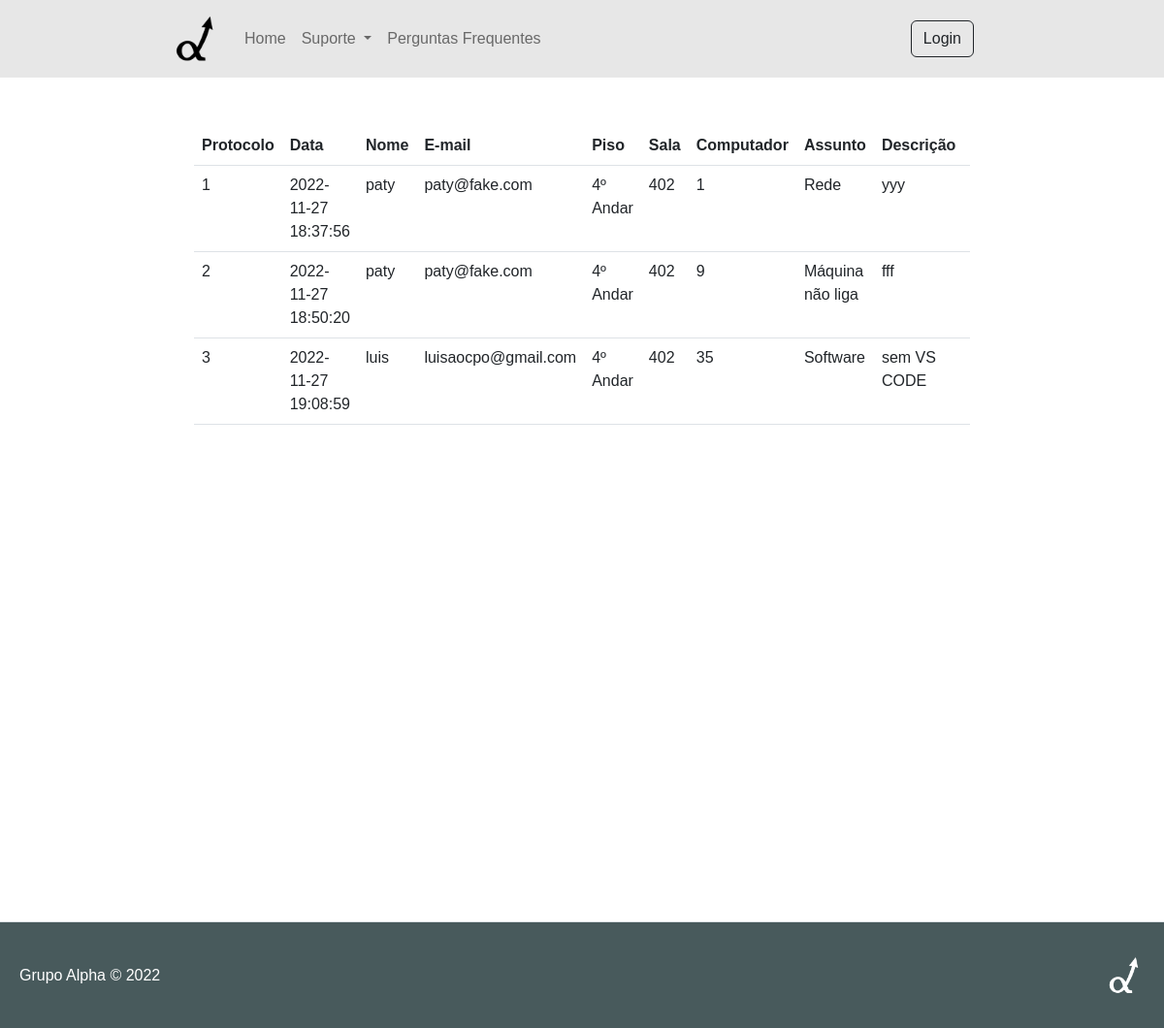
The app's page /consult_requests with its own data.
### tables this page shows
CREATE TABLE issue_history (
    id INTEGER PRIMARY KEY AUTOINCREMENT,
    created DATE DEFAULT (datetime('now','localtime')),
    names TEXT NOT NULL,
    mails TEXT NOT NULL,
    floors TEXT NOT NULL,
    rooms TEXT NOT NULL,
    pcs TEXT NOT NULL,
    subjects TEXT NOT NULL,
    descriptions TEXT NOT NULL
);

### app/routes.py (the view)
@app.route('/consult_requests', methods=['GET','POST'])
def consult_requests():
    conn = get_db_connection()
    issue_history = conn.execute('SELECT * FROM issue_history').fetchall()
    conn.close()
    return render_template('consult_requests.html', issue_history=issue_history)

### app/routes.py (called while the page is built)
def get_db_connection():
    conn = sqlite3.connect('database.db')
    conn.row_factory = sqlite3.Row
    return conn

### app/templates/consult_requests.html (shortened to what this page needs)
{% extends 'base.html' %}
{% block conteudo %}
        <section class="sectionConsultRequests">
            <br>
            <div class="table_wrapper">
                <div class="table-responsive">
                    <table class="table table-hover">
                        <thead>
                            <tr>
                                <th scope="col">Protocolo</th>
                                <th scope="col">Data</th>
                                <th scope="col">Nome</th>
                                <th scope="col">E-mail</th>
                                <th scope="col">Piso</th>
                                <th scope="col">Sala</th>
                                <th scope="col">Computador</th>
                                <th scope="col">Assunto</th>
                                <th scope="col">Descrição</th>
                                <th scope="col">Ações</th>
                            </tr>
                        </thead>
                        <tbody>
                            {% for issue in issue_history %}
                                <tr>
                                    <td scope="row">{{ issue['id'] }}</td>
                                    <td>{{ issue['created'] }}</td>
                                    <td>{{ issue['names'] }}</td>
                                    <td>{{ issue['mails'] }}</td>
                                    <td>{{ issue['floors'] }}</td>
                                    <td>{{ issue['rooms'] }}</td>
                                    <td>{{ issue['pcs'] }}</td>
                                    <td>{{ issue['subjects'] }}</td>
                                    <td>{{ issue['descriptions'] }}</td>
                                    <td>
                                    </td>
                                </tr>
                            {% endfor %}
                        </tbody>
                    </table>
                </div>
            </div>
        </section>
{% endblock %}

### app/templates/base.html (shortened to what this page needs)
<!DOCTYPE html>
<html lang="pt-BR">
    <head>
        <link href="https://cdn.jsdelivr.net/npm/bootstrap@5.2.1/dist/css/bootstrap.min.css" rel="stylesheet">
        <link rel="stylesheet" href="../static/css/styles.css">
    </head>
    <body>
        <div class="navbarWrapper" style="width: 100%; height: auto; background: #e7e7e7;">
            <nav class="navbar navbar-expand-lg m-auto">
                <div class="container-fluid">
                    <img src="../static/img/logo.png" alt="Logo Header" class="logoHeader">
                    <div class="collapse navbar-collapse menuMobile" id="navbarSupportedContent">
                        <ul class="navbar-nav me-auto mb-2 mb-lg-0">
                            <li class="nav-item">
                                <a class="nav-link" aria-current="page" href="home">Home</a>
                            </li>
                            <li class="nav-item dropdown">
                                <a class="nav-link dropdown-toggle" href="#" role="button" data-bs-toggle="dropdown" aria-expanded="false">
                                Suporte
                                </a>
                            </li>
                            <li class="nav-item">
                                <a class="nav-link" href="faq">Perguntas Frequentes</a>
                            </li>
                        </ul>
                        {% if not session %}
                            <form action="/sign_in" class="btnDesktop">
                                <button class="btn btn-outline-dark" type="submit">Login</button>
                            </form>
                        {% endif %}
                    </div>
                </div>
            </nav>
        </div>
        {% block conteudo %}
        {% endblock %}
        <footer class="d-flex flex-wrap justify-content-between align-items-center py-3 border-top" class="margin: 1rem;">
            <p style="margin:auto 0;color:white;">Grupo Alpha &copy; 2022</p>
            <img src="../static/img/logo_white.png" alt="Logo Header" class="logoFooter">
        </footer>
    </body>
</html>

### app/static/css/styles.css (style rules this page uses)
html, body { height: 100%; width: 100%; }
html { padding: 86px 0 0; }
body { font-size: 1rem; font-family: Arial, Helvetica, sans-serif; }
.nav-item .nav-link { margin: 0; }
.logoHeader { height: 48px; width: auto; }
section { margin: 0px auto; padding: 0 0; }
.sectionConsultRequests { padding: 20px; width: 70%; height: 54rem; }
footer { background: #485a5c; display: flex; justify-content: space-between; align-items: center; height: 110px; padding: 0px 20px; }
.logoFooter { height: 50%; width: auto; margin-left: 18%; }
a { color: black; text-decoration: none; }
li:not(ol li) { list-style: none; }
.navbarWrapper { position: fixed; top: 0; left: 0; z-index: 1000; }
nav { width: 70%; }
.menuMobile { padding: 0 1rem; }
.btnDesktop { display: block; }
.container-fluid { padding: 0.5rem 0; }

### records on screen
issue_history: id "1", created "2022-11-27 18:37:56", names "paty", mails "paty@fake.com", floors "4º Andar", rooms "402", pcs "1", subjects "Rede", descriptions "yyy"
issue_history: id "2", created "2022-11-27 18:50:20", names "paty", mails "paty@fake.com", floors "4º Andar", rooms "402", pcs "9", subjects "Máquina não liga", descriptions "fff"
issue_history: id "3", created "2022-11-27 19:08:59", names "luis", mails "luisaocpo@gmail.com", floors "4º Andar", rooms "402", pcs "35", subjects "Software", descriptions "sem VS CODE"
